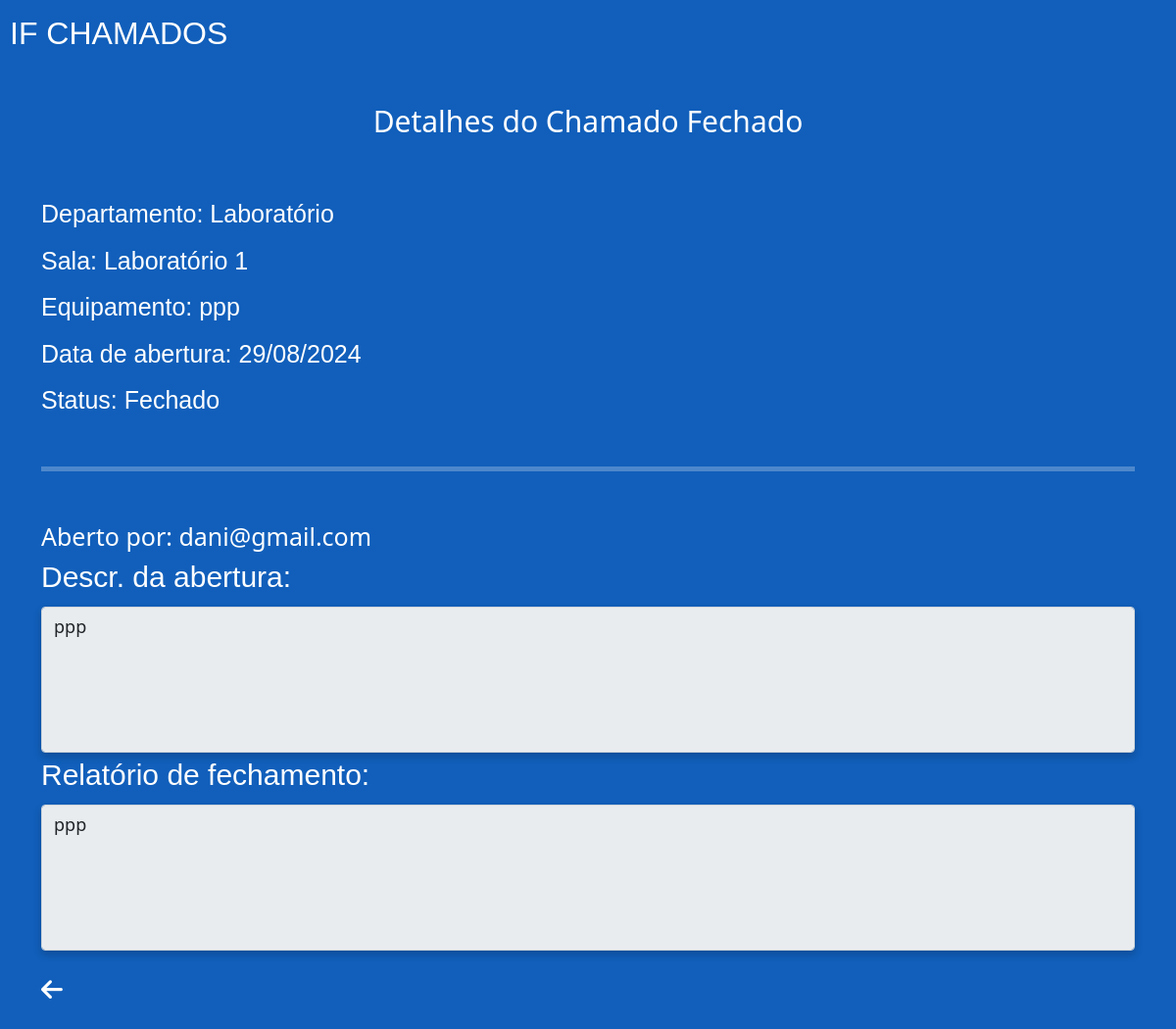
The app's page /if-dados/chamado/52/detalhes-fechado/ (signed in) with its own data.
### if_dados/models.py (models this page shows, shortened)
class Chamado(models.Model):
    class Status(models.TextChoices):
        ABERTO = 'Aberto', 'Aberto'
        FECHADO = 'Fechado', 'Fechado'
        PENDENTE = 'Pendente', 'Pendente'
        REABERTO = 'Reaberto', 'Reaberto'
    usuario = models.ForeignKey(settings.AUTH_USER_MODEL, on_delete=models.CASCADE, default=1)
    status = models.CharField(max_length=10, choices=Status.choices, default=Status.ABERTO)
    departamento = models.CharField(max_length=255)
    sala = models.CharField(max_length=255)
    descricao_problema = models.TextField()
    patrimonio = models.CharField(max_length=50, blank=True, null=True)
    data_abertura = models.DateTimeField(default=timezone.now)
    data_fechamento = models.DateTimeField(blank=True, null=True)
    data_modificacao = models.DateTimeField(blank=True, null=True)
    data_reabertura = models.DateTimeField(blank=True, null=True)
    equipamento = models.CharField(max_length=255, blank=True, null=True)
    especialidade = models.ManyToManyField(Especialidade, blank=True)
    relato_tecnico = models.TextField(blank=True)

### if_app/models.py (models this page shows, shortened)
class Usuario(AbstractBaseUser, PermissionsMixin):
    EMAIL_FIELD = 'email'
    USERNAME_FIELD = 'email'
    REQUIRED_FIELDS = []
    email = models.EmailField(unique=True)
    nome = models.CharField(max_length=100)
    numero_celular = models.CharField(max_length=11)
    identificacao = models.CharField(max_length=50, choices=[('Funcionario', 'Funcionario'), ('Professor', 'Professor'), ('Aluno', 'Aluno')])
    departamento = models.CharField(max_length=50, choices=[('Laboratório', 'Laboratório'), ('Caen', 'Caen'), ('Pavilhão Novo', 'Pavilhão Novo'), ('Pavilhão Velho', 'Pavilhão Velho')], default='Laboratório')
    is_active = models.BooleanField(default=True)
    is_staff = models.BooleanField(default=False)
    objects = UsuarioManager()

### if_dados/views.py (the view)
# urls.py: path('chamado/<int:id>/detalhes-fechado/', views.detalhes_do_chamado_fechado, name='detalhes_do_chamado_fechado'),
@login_required
def detalhes_do_chamado_fechado(request, id):
    chamado = get_object_or_404(Chamado, id=id)
    contexto = {
        'chamado': chamado,
        'usuario_email': request.user.email
    }
    return render(request, 'detalhes-do-chamado-fechado.html', contexto)

### if_dados/templates/detalhes-do-chamado-fechado.html (shortened to what this page needs)
{% load static %}
<!DOCTYPE html>
<html lang="pt-br">
<head>
    <link href="https://cdn.jsdelivr.net/npm/bootstrap@5.0.2/dist/css/bootstrap.min.css" rel="stylesheet">
    <link rel="stylesheet" href="{% static 'css/style.css' %}">
</head>
<body>
    <div class="container-geral">
        <div class="logo text-white">IF CHAMADOS</div>
        <h1 class="text-center text-white mt-5 mb-5">Detalhes do Chamado Fechado</h1>
        <div class="container">
            <div class="row">
                <div class="col-12 informacoes">
                    <div class="setor">Departamento: {{ chamado.departamento }}</div>
                    <div class="sala">Sala: {{ chamado.sala }}</div>
                    <div class="equipamento">Equipamento: {{ chamado.equipamento }}</div>
                    <div class="data-de-abertura">Data de abertura: {{ chamado.data_abertura|date:"d/m/Y" }}</div>
                    <div class="status">Status: {{ chamado.status }}</div>
                </div>
            </div>
            <hr class="text-white mt-5 mb-5">
            <div class="row">
                <div class="col-12 texto-aberto-por text-white">
                    Aberto por: {{ usuario_email }}
                </div>
                <div class="col-12">
                    <label for="area-comentario" class="form-label text-white texto-dropdown caix-desc-abertura">Descr. da abertura:</label>
                    <textarea id="area-comentario" class="form-control area-comentario custom-placeholder sombra" rows="5" readonly>{{ chamado.descricao_problema }}</textarea>
                </div>
                <div class="col-12">
                    <label for="area-comentario" class="form-label text-white texto-dropdown caix-desc-abertura">Relatório de fechamento:</label>
                    <textarea id="area-comentario" class="form-control area-comentario custom-placeholder sombra" rows="5" readonly>{{ chamado.relato_tecnico }}</textarea>
                </div>
                <div class="col-12 mt-3">
                    <div class="container-botao-voltar mt-4">
                        <div class="icone-voltar">
                            <a href="{% url 'meus_chamados' %}"><i class="fas fa-arrow-left text-white"></i></a>
                        </div>
                    </div>
                </div>
            </div>
        </div>
    </div>
</body>
</html>

### if_app/static/css/style.css (style rules this page uses)
body { padding: 10px; background: #115FBB; }
a { text-decoration: none; }
.logo { font-size: 32px; font-family: 'Franklin Gothic Medium', 'Arial Narrow', Arial, sans-serif; }
.sombra { background-color: #FFF; box-shadow: 0 4px 8px rgba(0, 0, 0, 0.2); }
label { font-size: 18px; }
textarea { resize: none; }
.texto-dropdown { font-size: 30px; font-family: Arial, Helvetica, sans-serif; }
.area-comentario { font-size: 18px; }
.icone-voltar { position: relative; margin-bottom: 0rem; }
.icone-voltar i { position: absolute; font-size: 25px; top: 70%; transform: translateY(-50%); }
.container-botao-voltar, .container-botao-enviar { height: 50px; position: relative; }
.informacoes { font-size: 22px; text-align: left; }
.informacoes div { margin-top:10px; }
h1 { font-size: 30px; }
hr { padding: 2.5px; }
.setor, .sala, .equipamento, .data-de-abertura, .status { margin-top: 20px; font-size: 25px; font-family: Arial, Helvetica, sans-serif; color: #FFF; }
.status { float: left; margin-right: 10px; }
.texto-aberto-por { font-size: 25px; }

### records on screen
Chamado: departamento "Laboratório", sala "Laboratório 1", equipamento "ppp", data_abertura "29/08/2024", status "Fechado", descricao_problema "ppp", relato_tecnico "ppp"
Usuario: email "dani@gmail.com"
